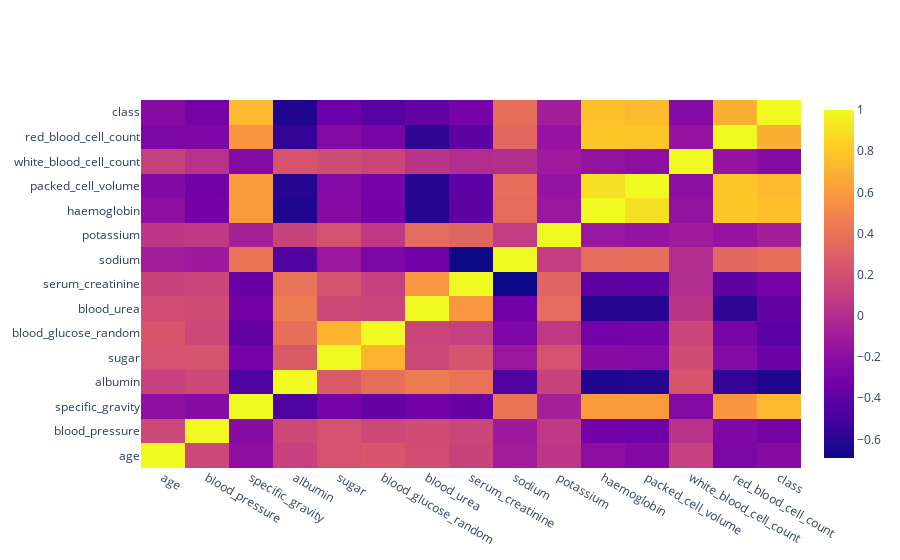

The notebook cell saved with this chart:
### Code cell
import plotly.graph_objects as go

data_corr = df.corr(numeric_only = True)
fig = go.Figure(data =go.Heatmap(z = data_corr.values,
                          x = data_corr.columns,
                          y=data_corr.index))
fig.show()

### Figure 1 — Plotly figure (JSON) as saved in the notebook; plotly's stock layout.template omitted (floating-point values rounded to 4 significant figures; data arrays with more than 128 entries replaced by an {"elided": "..."} marker saying what was removed)
{"data": [{"type": "heatmap", "x": ["age", "blood_pressure", "specific_gravity", "albumin", "sugar", "blood_glucose_random", "blood_urea", "serum_creatinine", "sodium", "potassium", "haemoglobin", "packed_cell_volume", "white_blood_cell_count", "red_blood_cell_count", "class"], "y": ["age", "blood_pressure", "specific_gravity", "albumin", "sugar", "blood_glucose_random", "blood_urea", "serum_creatinine", "sodium", "potassium", "haemoglobin", "packed_cell_volume", "white_blood_cell_count", "red_blood_cell_count", "class"], "z": {"elided": "15x15 float values"}}], "layout": {}}
